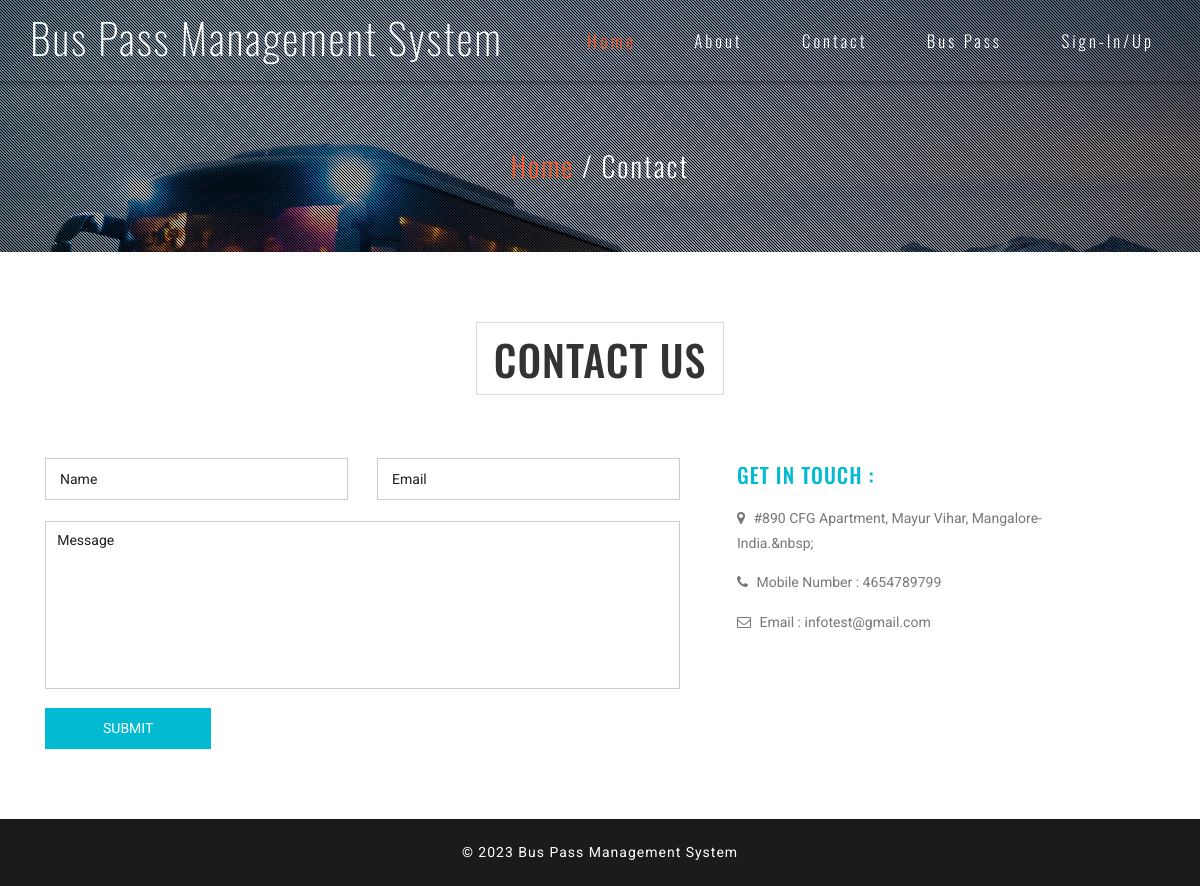
The page /contact.php on the database its author committed.
### tables this page shows
CREATE TABLE `tblpage` (
  `ID` int(10) NOT NULL,
  `PageType` varchar(200) DEFAULT NULL,
  `PageTitle` varchar(200) DEFAULT NULL,
  `PageDescription` mediumtext DEFAULT NULL,
  `Email` varchar(200) DEFAULT NULL,
  `MobileNumber` bigint(10) DEFAULT NULL,
  `UpdationDate` timestamp NOT NULL DEFAULT current_timestamp() ON UPDATE current_timestamp()
);

### contact.php (the view, shortened to what this page needs)
<?php
include('includes/dbconnection.php');
?>
<!DOCTYPE html>
<html lang="en">
<head>
<link href="css/bootstrap.css" type="text/css" rel="stylesheet" media="all">
<link href="css/style.css" type="text/css" rel="stylesheet" media="all">
<link href="css/font-awesome.css" rel="stylesheet">
</head>
<body>
	<div class="agileits-banner">
		<div class="bnr-agileinfo">
			<?php include_once('includes/header.php');?>
			<div class="banner-text agileinfo about-bnrtext">
				<div class="container">
					<h2><a href="index.php">Home</a> / Contact</h2>
				</div>
			</div>
		</div>
	</div>
	<div class="contact agileits">
		<div class="container">
			<div class="agileits-title">
				<h3>Contact Us</h3>
			</div>
			<div class="contact-agileinfo">
				<div class="col-md-7 contact-form wthree">
					<form action="#" method="post">
						<input type="text" name="name" placeholder="Name" required="">
						<input class="email" type="email" name="email" placeholder="Email" required="">
						<textarea placeholder="Message" name="message" required=""></textarea>
						<input type="submit" name="submit" value="SUBMIT">
					</form>
				</div>
				<div class="col-md-4 contact-right wthree">
					<div class="contact-text w3-agileits">
						<h4>GET IN TOUCH :</h4>
						<?php
$sql="SELECT * from tblpage where PageType='contactus'";
$query = $dbh -> prepare($sql);
$query->execute();
$results=$query->fetchAll(PDO::FETCH_OBJ);
$cnt=1;
if($query->rowCount() > 0)
{
foreach($results as $row)
{               ?>
						<p><i class="fa fa-map-marker"></i> <?php  echo htmlentities($row->PageDescription);?> </p>
						<p><i class="fa fa-phone"></i> Mobile Number : <?php  echo htmlentities($row->MobileNumber);?></p>
						<p><i class="fa fa-envelope-o"></i> Email : <?php  echo htmlentities($row->Email);?></p> <?php $cnt=$cnt+1;}} ?>
					</div>
				</div>
				<div class="clearfix"> </div>
			</div>
		</div>
	</div>
<?php include_once('includes/footer.php');?>
</body>
</html>

### css/style.css (style rules this page uses)
body { margin:0; font-family: 'Roboto', sans-serif; background: #fff; }
body a { transition: 0.5s all; -webkit-transition: 0.5s all; -moz-transition: 0.5s all; -o-transition: 0.5s all; -ms-transition: 0.5s all; text-decoration:none; outline:none; }
h1,h2,h3,h4,h5,h6 { margin:0; font-family: 'Oswald', sans-serif; }
p { margin:0; }
.agileits-banner { background:url(../images/bg.jpg)no-repeat center 0px; -webkit-background-size:cover; -moz-background-size:cover; -o-background-size:cover; -ms-background-size:cover; background-size:cover; position: relative; }
.bnr-agileinfo { background: url(../images/overlay.png)rgba(0, 0, 0, 0.25) repeat 0px 0px; }
.banner-text { padding: 21em 0; }
.welcome,.services,.gallery,.team,.subscribe,.contact,.testimonials,.video,.codes { padding: 5em 0; }
.agileits-title { text-align: center; }
.agileits-title h3 { font-size: 3em; text-transform: uppercase; margin-bottom: 1.5em; display: inline-block; border: 1px solid #dadada; padding: .3em 0.4em; letter-spacing: 1px; color:#333; }
P { font-size: 1em; color: #777; line-height: 1.8em; }
.banner-text.agileinfo.about-bnrtext { padding: 5em 0; text-align: center; }
.banner-text.agileinfo.about-bnrtext h2 { font-size: 2em; color: #fff; font-weight: 300; letter-spacing: 2px; }
.banner-text.agileinfo.about-bnrtext h2 a { color: #FF5722; display: inline-block; -webkit-transition:.5s all; -moz-transition:.5s all; -o-transition:.5s all; -ms-transition:.5s all; transition:.5s all; }
.contact input[type="text"],.contact input[type="email"] { width: 47.7%; color: #999; float: left; background: none; outline: none; font-size: 1em; padding: .7em 1em; margin-bottom: 1.5em; border: solid 1px #ccc; -webkit-appearance: none; display: inline-block; }
.contact input.email { float: right; }
.contact textarea { resize: none; width: 100%; background: none; color: #999; font-size: 1em; outline: none; padding: .6em .8em; border: solid 1px #ccc; min-height: 12em; -webkit-appearance: none; }
.contact input[type="submit"] { outline: none; color: #fff; padding: 0.6em 4em; font-size: 1em; margin: 1em 0 0 0; -webkit-appearance: none; background: #02bbd2; border: 2px solid #02bbd2; -webkit-transition: 0.5s all; -moz-transition: 0.5s all; transition: 0.5s all; }
.contact-right h4 { font-size: 1.5em; color: #02bbd2; line-height: 1.6em; letter-spacing: 1px; }
.contact-right.wthree { padding-left: 3em; }
.contact-text p { margin-top: 1em; text-align: left; }
.contact-text p i.fa { margin-right: 5px; }
@media (max-width:1280px) { .banner-text { padding: 16em 0; } }

### rows shown on the page
tblpage: PageDescription "#890 CFG Apartment, Mayur Vihar, Mangalore-India.&nbsp;", MobileNumber "4654789799", Email "infotest@gmail.com"
